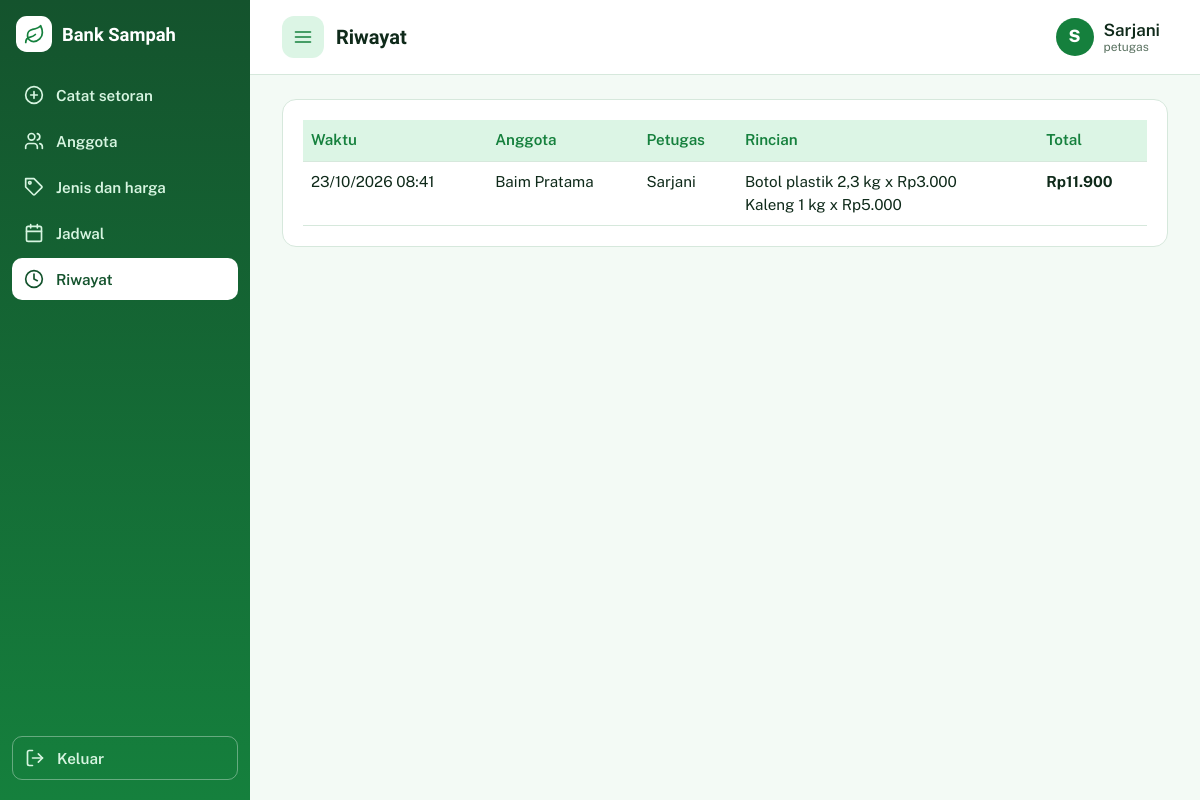
The app's page /riwayat.php (signed in) with its own data.
### tables this page shows
CREATE TABLE `users` (
  `id_user` int(11) NOT NULL,
  `username` varchar(50) NOT NULL,
  `password_hash` varchar(255) NOT NULL,
  `role` enum('masyarakat','petugas') NOT NULL DEFAULT 'masyarakat',
  `nama_lengkap` varchar(100) NOT NULL,
  `tempat_lahir` varchar(50) NOT NULL,
  `tanggal_lahir` date NOT NULL,
  `provinsi` varchar(50) NOT NULL,
  `kabupaten_kota` varchar(50) NOT NULL,
  `kecamatan` varchar(80) NOT NULL DEFAULT '',
  `kelurahan` varchar(50) NOT NULL,
  `detail_alamat` varchar(255) NOT NULL,
  `kode_pos` char(5) NOT NULL,
  `foto` varchar(255) DEFAULT NULL,
  `created_at` timestamp NOT NULL DEFAULT current_timestamp()
);

CREATE TABLE `setoran` (
  `id_setoran` int(11) NOT NULL,
  `id_masyarakat` int(11) NOT NULL,
  `id_petugas` int(11) NOT NULL,
  `tanggal_setor` datetime NOT NULL DEFAULT current_timestamp(),
  `total_nilai` decimal(12,2) NOT NULL DEFAULT 0.00
);

CREATE TABLE `detail_setoran` (
  `id_detail` int(11) NOT NULL,
  `id_setoran` int(11) NOT NULL,
  `id_jenis` int(11) NOT NULL,
  `berat_kg` decimal(8,2) NOT NULL,
  `harga_per_kg` decimal(10,2) NOT NULL,
  `subtotal` decimal(12,2) NOT NULL
);

CREATE TABLE `jenis_sampah` (
  `id_jenis` int(11) NOT NULL,
  `nama_jenis` varchar(50) NOT NULL,
  `kategori` enum('organik','anorganik','lainnya') NOT NULL,
  `harga_per_kg` decimal(10,2) NOT NULL,
  `aktif` tinyint(1) NOT NULL DEFAULT 1
);

### riwayat.php (the view)
<?php
require __DIR__ . '/inc/lib.php';
$u = need();
$isP = $u['role'] === 'petugas';
$sql = 'SELECT s.id_setoran, s.tanggal_setor, s.total_nilai, m.nama_lengkap AS anggota, p.nama_lengkap AS petugas
        FROM setoran s JOIN users m ON m.id_user=s.id_masyarakat JOIN users p ON p.id_user=s.id_petugas' .
       ($isP ? '' : ' WHERE s.id_masyarakat=?') . ' ORDER BY s.tanggal_setor DESC, s.id_setoran DESC LIMIT 200';
$st = $pdo->prepare($sql);
$st->execute($isP ? [] : [$u['id_user']]);
$L = $st->fetchAll();
$det = [];
if ($L) {
    $ids = array_column($L, 'id_setoran');
    $q = $pdo->prepare('SELECT d.*, j.nama_jenis FROM detail_setoran d JOIN jenis_sampah j ON j.id_jenis=d.id_jenis WHERE d.id_setoran IN (' . implode(',', array_fill(0, count($ids), '?')) . ') ORDER BY j.nama_jenis');
    $q->execute($ids);
    foreach ($q->fetchAll() as $d) $det[$d['id_setoran']][] = $d;
}
layout_top('Riwayat', 'riwayat', $u);
?>
<?php if (!$L): ?><div class="card empty">Belum ada setoran tercatat.</div><?php else: ?>
<div class="card tw">
  <table>
    <tr><th>Waktu</th><?= $isP ? '<th>Anggota</th>' : '' ?><th>Petugas</th><th>Rincian</th><th>Total</th></tr>
    <?php foreach ($L as $r): ?>
    <tr>
      <td><?= e(date('d/m/Y H:i', strtotime($r['tanggal_setor']))) ?></td>
      <?= $isP ? '<td>' . e($r['anggota']) . '</td>' : '' ?>
      <td><?= e($r['petugas']) ?></td>
      <td><?php foreach ($det[$r['id_setoran']] ?? [] as $d): ?><?= e($d['nama_jenis']) ?> <?= fmtkg($d['berat_kg']) ?> kg x <?= rp($d['harga_per_kg']) ?><br><?php endforeach; ?></td>
      <td><b><?= rp($r['total_nilai']) ?></b></td>
    </tr>
    <?php endforeach; ?>
  </table>
</div>
<?php endif;
layout_bottom();

### inc/lib.php (shortened to what this page needs)
<?php
$pdo = new PDO('mysql:host=' . DB_HOST . ';dbname=' . DB_NAME . ';charset=utf8mb4', DB_USER, DB_PASS, [
    PDO::ATTR_ERRMODE => PDO::ERRMODE_EXCEPTION,
    PDO::ATTR_DEFAULT_FETCH_MODE => PDO::FETCH_ASSOC,
    PDO::ATTR_EMULATE_PREPARES => false,
]);
function e($s): string { return htmlspecialchars((string)$s, ENT_QUOTES, 'UTF-8'); }
function rp($n): string { return 'Rp' . number_format((float)$n, 0, ',', '.'); }
function me(): ?array {
    global $pdo;
    static $u = false;
    if ($u === false) {
        $u = null;
        if (!empty($_SESSION['uid'])) {
            $s = $pdo->prepare('SELECT u.*, COALESCE(t.saldo,0) AS saldo FROM users u LEFT JOIN tabungan t ON t.id_user=u.id_user WHERE u.id_user=?');
            $s->execute([$_SESSION['uid']]);
            $u = $s->fetch() ?: null;
        }
    }
    return $u;
}
function need(?string $role = null): array {
    $u = me();
    return $u;
}
function ic(string $n, int $s = 20): string {
    return '<svg width="' . $s . '" height="' . $s . '" viewBox="0 0 24 24" fill="none" stroke="currentColor" stroke-width="2" stroke-linecap="round" stroke-linejoin="round" aria-hidden="true">' . (ICONS[$n] ?? '') . '</svg>';
}
function logo(int $s): string {
    return '<span class="logo" style="width:' . $s . 'px;height:' . $s . 'px">' . ic('leaf', (int)round($s * .58)) . '</span>';
}
function avatar(array $u): string {
    return '<span class="av">' . e(mb_strtoupper(mb_substr($u['nama_lengkap'], 0, 1))) . '</span>';
}
function layout_top(string $title, string $tab, array $u): void {
    $tabs = $u['role'] === 'petugas'
        ? [['setor', 'setor.php', 'Catat setoran', 'plus'], ['anggota', 'anggota.php', 'Anggota', 'users'], ['harga', 'harga.php', 'Jenis dan harga', 'tag'], ['jadwal', 'jadwal.php', 'Jadwal', 'calendar'], ['riwayat', 'riwayat.php', 'Riwayat', 'history']]
        : [['beranda', 'beranda.php', 'Beranda', 'home'], ['riwayat', 'riwayat.php', 'Riwayat', 'history'], ['harga', 'harga.php', 'Harga sampah', 'tag'], ['jadwal', 'jadwal.php', 'Jadwal', 'calendar']];
    ?><!DOCTYPE html>
<html lang="id">
<head>
<link rel="stylesheet" href="assets/style.css">
</head>
<body>
<div class="shell" id="shell">
<aside class="side" aria-label="Menu utama">
  <div class="sb-top"><?= logo(36) ?><span>Bank Sampah</span></div>
  <nav class="sn">
  <?php foreach ($tabs as [$k, $href, $lb, $icon]): ?>
    <a class="snl<?= $tab === $k ? ' on' : '' ?>" href="<?= $href ?>"><?= ic($icon) ?><span><?= $lb ?></span></a>
  <?php endforeach; ?>
  </nav>
  <a class="sn-out snl" href="logout.php"><?= ic('logout') ?><span>Keluar</span></a>
</aside>
<div class="main">
  <div class="top">
    <button class="burger" id="burger" aria-label="Buka atau tutup menu"><?= ic('menu') ?></button>
    <h1><?= e($title) ?></h1>
    <a class="who" href="profil.php" aria-label="Buka profil" style="text-decoration:none"><?= avatar($u) ?><span class="wn"><?= e($u['nama_lengkap']) ?><small><?= e($u['role']) ?></small></span></a>
  </div>
  <div class="content">
<?php
}
function layout_bottom(array $scripts = []): void { ?>
  </div>
</div>
</div>
</body>
</html>
<?php
}
function fmtkg($b): string {
    $s = rtrim(rtrim(number_format((float)$b, 2, ',', '.'), '0'), ',');
    return $s === '' ? '0' : $s;
}

### assets/style.css (style rules this page uses)
:root { box-sizing:border-box;padding-top:env(safe-area-inset-top,0px);padding-bottom:env(safe-area-inset-bottom,0px); --bg:#f3faf5;--sf:#fff;--ink:#0f2a1a;--mut:#58705f;--line:#d6e8dc;--pri:#15803d;--pri-ink:#fff;--coin:#15803d;--coin-ink:#fff;--bad:#b3261e;--soft:#dcf5e5;color-scheme:light }
html { scroll-padding-top:env(safe-area-inset-top,0px) }
*,*:before,*:after { box-sizing:border-box }
body { margin:0;background:var(--bg);color:var(--ink);font:16px/1.5 "Public Sans",system-ui,sans-serif }
h1,h2,h3 { font-family:"Bricolage Grotesque","Public Sans",sans-serif;margin:0 0 .5rem;line-height:1.15 }
nav { display:flex;gap:6px;overflow-x:auto;border-bottom:2px solid var(--line);margin-bottom:16px }
.card { background:var(--sf);border:1px solid var(--line);border-radius:14px;padding:16px;margin-bottom:14px }
.tw { overflow-x:auto }
table { width:100%;border-collapse:collapse;font-size:.95rem }
th,td { text-align:left;padding:9px 8px;border-bottom:1px solid var(--line);vertical-align:top }
th { color:var(--mut);font-weight:600 }
body::before { content:"";position:fixed;inset:0 0 auto;height:env(safe-area-inset-top,0px);background:var(--sf);z-index:30 }
.logo { display:inline-grid;place-items:center;border-radius:30%;background:#fff;color:#15803d;flex-shrink:0 }
.shell { display:flex;min-height:calc(100vh - env(safe-area-inset-top,0px) - env(safe-area-inset-bottom,0px)) }
.side { width:250px;background:linear-gradient(180deg,#14532d,#15803d);color:#fff;display:flex;flex-direction:column;padding:16px 12px;flex-shrink:0;transition:margin .25s,transform .25s;position:sticky;top:env(safe-area-inset-top,0px);align-self:flex-start;height:calc(100vh - env(safe-area-inset-top,0px)) }
.sb-top { display:flex;align-items:center;gap:10px;font:800 1.15rem "Bricolage Grotesque",sans-serif;margin-bottom:22px;padding:0 4px }
.sn { flex-direction:column;border:0;margin:0;overflow:visible;gap:0 }
.sn button,.sn-out { display:flex;align-items:center;gap:12px;width:100%;background:none;border:0;color:#d7f5e1;padding:11px 12px;border-radius:10px;font:600 .95rem "Public Sans",sans-serif;cursor:pointer;text-align:left;margin:0 0 4px }
.sn-out { margin-top:auto;border:1px solid rgba(255,255,255,.35) }
.main { flex:1;min-width:0 }
.top { display:flex;align-items:center;gap:12px;padding:12px 20px;background:var(--sf);border-bottom:1px solid var(--line);position:sticky;top:env(safe-area-inset-top,0px);z-index:5 }
.top h1 { font-size:1.25rem;margin:0;flex:1 }
.burger { width:42px;height:42px;border-radius:12px;border:0;background:var(--soft);color:var(--pri);display:grid;place-items:center;cursor:pointer }
.who { display:flex;align-items:center;gap:10px }
.av { width:38px;height:38px;border-radius:50%;background:var(--pri);color:#fff;display:grid;place-items:center;font-weight:800 }
.wn { line-height:1.2;font-weight:600 }
.wn small { display:block;color:var(--mut);font-size:.75rem;font-weight:400 }
.content { padding:24px 32px;max-width:1360px;margin:0 auto }
th { background:var(--soft);color:var(--pri) }
.who { background:none;border:0;cursor:pointer;color:inherit;font:inherit;text-align:left;padding:4px 8px 4px 4px;border-radius:12px }
.av { overflow:hidden;flex-shrink:0 }
@media (min-width:1000px) { body { font-size:17px } }
@media (min-width:1000px) { .top { padding:14px 32px } }
@media (min-width:1000px) { .card { padding:20px } }
html { scroll-behavior:smooth }
.sn .snl { display:flex;align-items:center;gap:12px;color:#d7f5e1;padding:11px 12px;border-radius:10px;font:600 .95rem "Public Sans",sans-serif;text-decoration:none;margin:0 0 4px }
.sn .snl.on { background:#fff;color:#14532d }
.sn-out { text-decoration:none }

### records on screen
users: nama_lengkap "S", nama_lengkap "Sarjani", role "petugas"
setoran: tanggal_setor "23/10/2026 08:41", id_masyarakat.nama_lengkap "Baim Pratama", id_petugas.nama_lengkap "Sarjani", total_nilai "Rp11.900"
detail_setoran: id_jenis.nama_jenis "Botol plastik", berat_kg "2,3", harga_per_kg "Rp3.000"
detail_setoran: id_jenis.nama_jenis "Kaleng", berat_kg "1", harga_per_kg "Rp5.000"

### other values on screen
$lb "Catat setoran"
$lb "Anggota"
$lb "Jenis dan harga"
$lb "Jadwal"
$lb "Riwayat"
$title "Riwayat"
